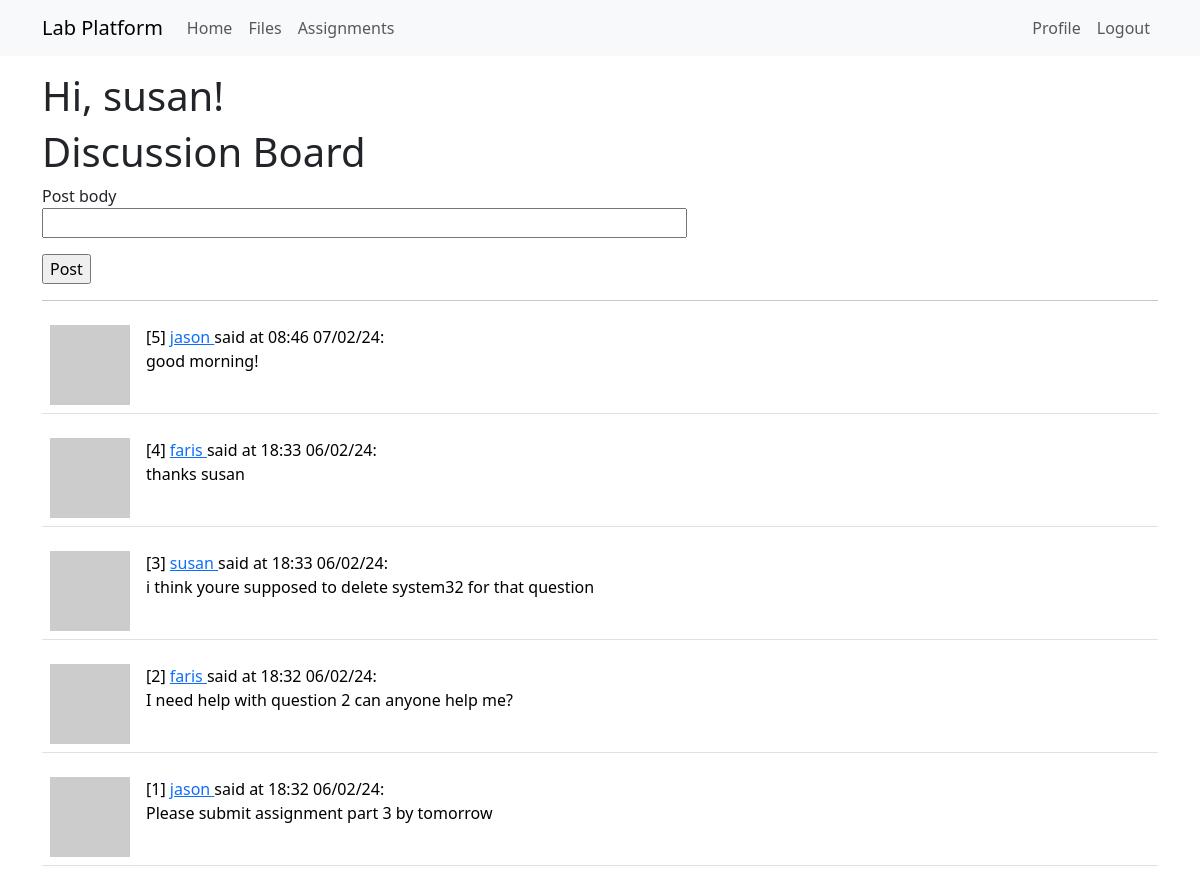
The page /index (signed in) on the database its author committed.
### app/models.py (models this page shows, shortened)
class User(UserMixin, db.Model):
    id: so.Mapped[int] = so.mapped_column(primary_key=True)
    username: so.Mapped[str] = so.mapped_column(sa.String(64), index=True,
                                                unique=True)
    email: so.Mapped[str] = so.mapped_column(sa.String(120), index=True,
                                             unique=True)
    password_hash: so.Mapped[Optional[str]] = so.mapped_column(sa.String(256))
    posts: so.WriteOnlyMapped['Post'] = so.relationship(
        back_populates='author')
    files: so.WriteOnlyMapped['File'] = so.relationship(
        back_populates='uploader')
    role: so.Mapped[int] = so.mapped_column(sa.Integer, default=-1, index=True, unique=False)
    assignments: so.WriteOnlyMapped['Assignment'] = so.relationship(
        back_populates='asmtauthor')
    submissions: so.WriteOnlyMapped['Submission'] = so.relationship(
        back_populates='submitter')
    def avatar(self, size):
        digest = md5(self.email.lower().encode('utf-8')).hexdigest()
        return f'https://www.gravatar.com/avatar/{digest}?d=identicon&s={size}'
    def is_admin(self):
        return self.role == 0

class Post(db.Model):
    id: so.Mapped[int] = so.mapped_column(primary_key=True)
    body: so.Mapped[str] = so.mapped_column(sa.String(140))
    timestamp: so.Mapped[datetime] = so.mapped_column(
        index=True, default=lambda: datetime.now(timezone.utc))
    user_id: so.Mapped[int] = so.mapped_column(sa.ForeignKey(User.id),
                                               index=True)
    author: so.Mapped[User] = so.relationship(back_populates='posts')
    def get_ftime(self):
        return self.timestamp.strftime("%H:%M %d/%m/%y")

### app/routes.py (the view)
@app.route('/index', methods=['GET', 'POST'])
@login_required
def index():
    form = PostForm()
    if form.validate_on_submit():
        post = Post(body=form.body.data, user_id=current_user.id,)
        db.session.add(post)
        db.session.commit()
        flash('Posted!')
        return redirect(url_for('index'))
    return render_template('index.html',
                            title='Discussion Board',
                                posts= db.session.scalars(sa.select(Post).order_by(sa.desc(Post.timestamp))).all(),
                                form = form)

### app/forms.py
class PostForm(FlaskForm):
    body = StringField('Post body', validators=[DataRequired()])
    submit = SubmitField('Post')

### app/models.py (called while the page is built)
@login.user_loader
def load_user(id):
    return db.session.get(User, int(id))

### app/templates/index.html (shortened to what this page needs)
{% extends "base.html" %}
{% block content %}
    <h1>Hi, {{ current_user.username }}!</h1>
    <h1>Discussion Board</h1>
    <form action="" method="post">
        <p>
            {{ form.body.label }}<br>
            {{ form.body(size=64) }}<br>
        </p>
        <p>{{ form.submit() }}</p>
    <hr>
    {% for post in posts %}
        {% include '_post.html' %}
    {% endfor %}
{% endblock %}

### app/templates/_post.html
<table class="table table-hover">
    <tr>
        <td width="70px">
            <a href="{{ url_for('user', username=post.author.username) }}">
                <img src="{{ post.author.avatar(70) }}" />
            </a>
        </td>
        <td>
            [{{ post.id }}]
            <a href="{{ url_for('user', username=post.author.username) }}">
                {{ post.author.username }}
            </a>
            said at {{ post.get_ftime() }}:
            <br>
            {{ post.body }}
        </td>
    </tr>
</table>

### rows shown on the page
User: username "susan"
Post: id "5", author.username "jason", get_ftime "08:46 07/02/24", body "good morning!"
Post: id "4", author.username "faris", get_ftime "18:33 06/02/24", body "thanks susan"
Post: id "3", author.username "susan", get_ftime "18:33 06/02/24", body "i think youre supposed to delete system32 for that question"
Post: id "2", author.username "faris", get_ftime "18:32 06/02/24", body "I need help with question 2 can anyone help me?"
Post: id "1", author.username "jason", get_ftime "18:32 06/02/24", body "Please submit assignment part 3 by tomorrow"
